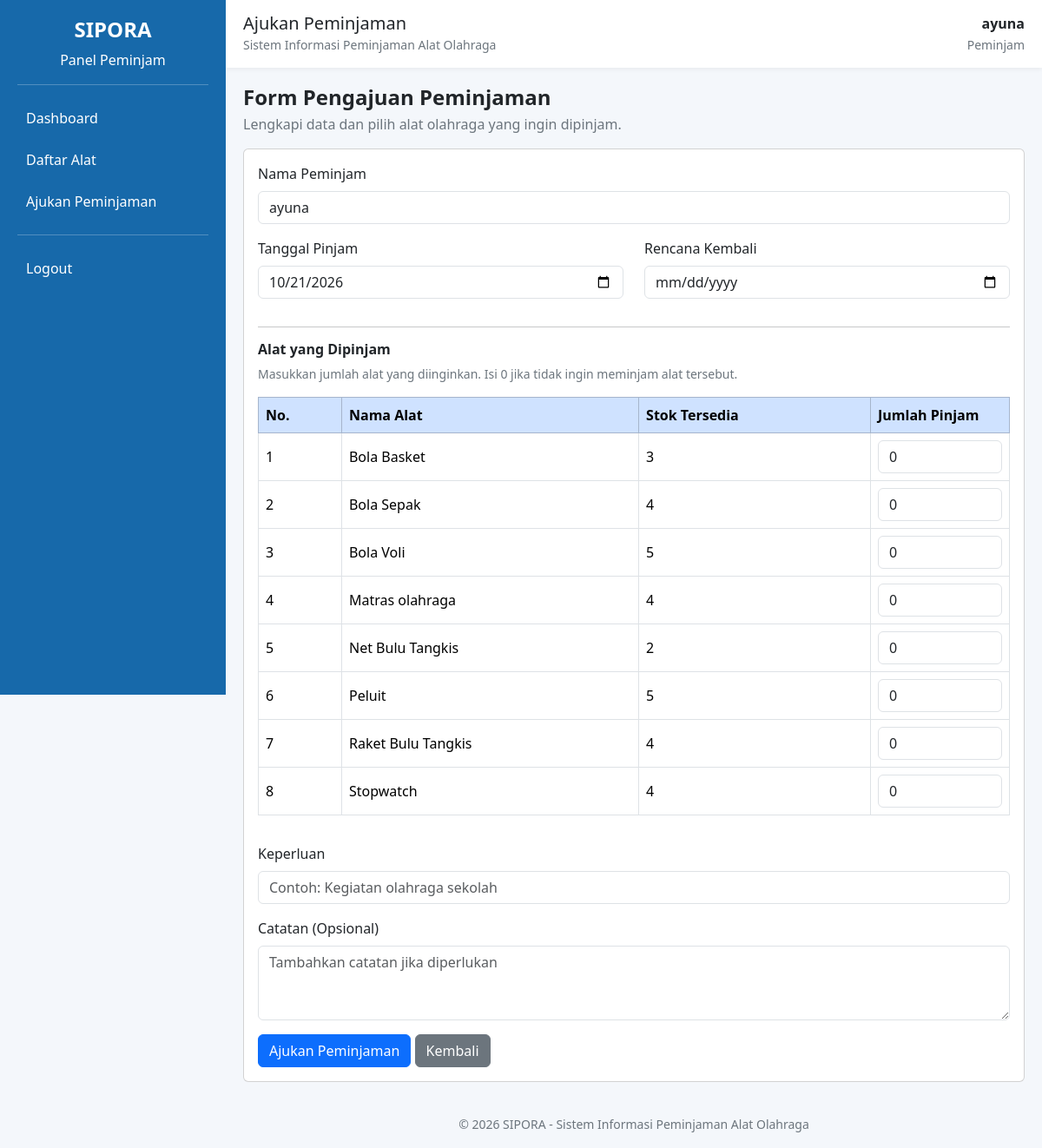
The page /peminjam/peminjaman_tambah.php (signed in) on the database its author committed.
### tables this page shows
CREATE TABLE `alat` (
  `id_alat` int(11) NOT NULL,
  `id_kategori` int(11) NOT NULL,
  `nama_alat` varchar(100) NOT NULL,
  `jumlah_stok` int(11) NOT NULL DEFAULT 0,
  `kondisi` enum('Baik','Rusak') NOT NULL DEFAULT 'Baik',
  `keterangan` text DEFAULT NULL,
  `created_at` timestamp NOT NULL DEFAULT current_timestamp()
);

### peminjam/peminjaman_tambah.php (the view, shortened to what this page needs)
<?php
include '../koneksi.php';
$alat = mysqli_query(
    $koneksi,
    "SELECT id_alat, nama_alat, jumlah_stok
     FROM alat
     WHERE kondisi = 'Baik' AND jumlah_stok > 0
     ORDER BY nama_alat ASC"
);
include 'header.php';
?>
<div class="mb-3">
    <h4 class="fw-bold mb-1">Form Pengajuan Peminjaman</h4>
    <p class="text-secondary mb-0">
        Lengkapi data dan pilih alat olahraga yang ingin dipinjam.
    </p>
</div>
<div class="card">
    <div class="card-body">
        <?php if ($alat && mysqli_num_rows($alat) > 0): ?>
            <form method="POST">
                <div class="mb-3">
                    <label class="form-label">Nama Peminjam</label>
                    <input
                        type="text"
                        class="form-control"
                        value="<?= htmlspecialchars($_SESSION['username']) ?>"
                        readonly
                    >
                </div>
                <div class="row">
                    <div class="col-md-6 mb-3">
                        <label class="form-label">Tanggal Pinjam</label>
                        <input
                            type="date"
                            name="tanggal_pinjam"
                            class="form-control"
                            value="<?= htmlspecialchars(
                                $_POST['tanggal_pinjam'] ?? date('Y-m-d')
                            ) ?>"
                            min="<?= date('Y-m-d') ?>"
                            required
                        >
                    </div>
                    <div class="col-md-6 mb-3">
                        <label class="form-label">Rencana Kembali</label>
                        <input
                            type="date"
                            name="tanggal_rencana_kembali"
                            class="form-control"
                            value="<?= htmlspecialchars(
                                $_POST['tanggal_rencana_kembali'] ?? ''
                            ) ?>"
                            min="<?= date('Y-m-d', strtotime('+1 day')) ?>"
                            required
                        >
                    </div>
                </div>
                <hr>
                <h6 class="fw-bold">Alat yang Dipinjam</h6>
                <p class="text-secondary small">
                    Masukkan jumlah alat yang diinginkan. Isi 0 jika tidak
                    ingin meminjam alat tersebut.
                </p>
                <div class="table-responsive mb-3">
                    <table class="table table-bordered align-middle">
                        <thead class="table-primary">
                            <tr>
                                <th>No.</th>
                                <th>Nama Alat</th>
                                <th>Stok Tersedia</th>
                                <th style="width: 160px;">Jumlah Pinjam</th>
                            </tr>
                        </thead>
                        <tbody>
                            <?php $no = 1; ?>
                            <?php while ($a = mysqli_fetch_assoc($alat)): ?>
                                <tr>
                                    <td><?= $no++ ?></td>
                                    <td>
                                        <?= htmlspecialchars($a['nama_alat']) ?>
                                    </td>
                                    <td>
                                        <?= (int) $a['jumlah_stok'] ?>
                                    </td>
                                    <td>
                                        <input
                                            type="number"
                                            name="jumlah[<?= (int) $a['id_alat'] ?>]"
                                            class="form-control"
                                            min="0"
                                            max="<?= (int) $a['jumlah_stok'] ?>"
                                            value="<?= htmlspecialchars(
                                                $_POST['jumlah'][$a['id_alat']] ?? '0'
                                            ) ?>"
                                        >
                                    </td>
                                </tr>
                            <?php endwhile; ?>
                        </tbody>
                    </table>
                </div>
                <div class="mb-3">
                    <label class="form-label">Keperluan</label>
                    <input
                        type="text"
                        name="keperluan"
                        class="form-control"
                        value="<?= htmlspecialchars($_POST['keperluan'] ?? '') ?>"
                        placeholder="Contoh: Kegiatan olahraga sekolah"
                        required
                    >
                </div>
                <div class="mb-3">
                    <label class="form-label">Catatan (Opsional)</label>
                    <textarea
                        name="catatan"
                        class="form-control"
                        rows="3"
                        placeholder="Tambahkan catatan jika diperlukan"
                    ><?= htmlspecialchars($_POST['catatan'] ?? '') ?></textarea>
                </div>
                <button type="submit" class="btn btn-primary">
                    Ajukan Peminjaman
                </button>
                <a href="peminjaman.php" class="btn btn-secondary">
                    Kembali
                </a>
            </form>
        <?php endif; ?>
    </div>
</div>
<?php include 'footer.php'; ?>

### peminjam/header.php (style rules this page uses)
body { background-color: #f4f7fb; }

### rows shown on the page
alat: nama_alat "Bola Basket", jumlah_stok "3", id_alat "0"
alat: nama_alat "Bola Sepak", jumlah_stok "4", id_alat "0"
alat: nama_alat "Bola Voli", jumlah_stok "5", id_alat "0"
alat: nama_alat "Matras olahraga", jumlah_stok "4", id_alat "0"
alat: nama_alat "Net Bulu Tangkis", jumlah_stok "2", id_alat "0"
alat: nama_alat "Peluit", jumlah_stok "5", id_alat "0"
alat: nama_alat "Raket Bulu Tangkis", jumlah_stok "4", id_alat "0"
alat: nama_alat "Stopwatch", jumlah_stok "4", id_alat "0"

### other values the page prints
$judul "Ajukan Peminjaman"
$_SESSION['username'] "ayuna"
